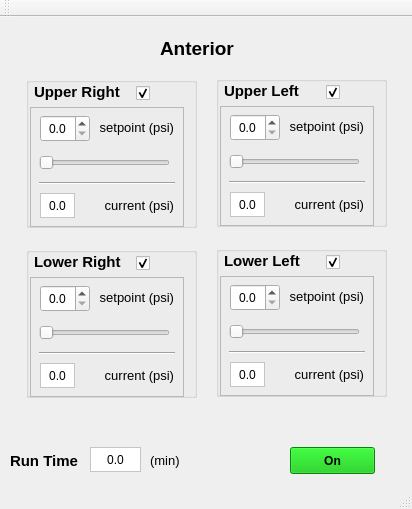
<?xml version="1.0" encoding="UTF-8"?>
<ui version="4.0">
 <class>MainWindow</class>
 <widget class="QMainWindow" name="MainWindow">
  <property name="geometry">
   <rect>
    <x>0</x>
    <y>0</y>
    <width>412</width>
    <height>509</height>
   </rect>
  </property>
  <property name="windowTitle">
   <string>MainWindow</string>
  </property>
  <widget class="QWidget" name="centralWidget">
   <widget class="QLabel" name="label">
    <property name="geometry">
     <rect>
      <x>160</x>
      <y>20</y>
      <width>78</width>
      <height>22</height>
     </rect>
    </property>
    <property name="font">
     <font>
      <pointsize>14</pointsize>
      <weight>75</weight>
      <bold>true</bold>
     </font>
    </property>
    <property name="text">
     <string>Anterior</string>
    </property>
   </widget>
   <widget class="QPushButton" name="pushButton_on">
    <property name="geometry">
     <rect>
      <x>290</x>
      <y>430</y>
      <width>85</width>
      <height>27</height>
     </rect>
    </property>
    <property name="font">
     <font>
      <weight>75</weight>
      <bold>true</bold>
     </font>
    </property>
    <property name="styleSheet">
     <string notr="true">
background-color: rgb(0, 190, 0);</string>
    </property>
    <property name="text">
     <string>On</string>
    </property>
   </widget>
   <widget class="QLabel" name="label_9">
    <property name="geometry">
     <rect>
      <x>10</x>
      <y>435</y>
      <width>81</width>
      <height>17</height>
     </rect>
    </property>
    <property name="font">
     <font>
      <pointsize>11</pointsize>
      <weight>75</weight>
      <bold>true</bold>
     </font>
    </property>
    <property name="text">
     <string>Run Time</string>
    </property>
   </widget>
   <widget class="QGroupBox" name="groupBox_alr_2">
    <property name="geometry">
     <rect>
      <x>26</x>
      <y>230</y>
      <width>171</width>
      <height>151</height>
     </rect>
    </property>
    <property name="sizePolicy">
     <sizepolicy hsizetype="Fixed" vsizetype="Fixed">
      <horstretch>0</horstretch>
      <verstretch>0</verstretch>
     </sizepolicy>
    </property>
    <property name="title">
     <string/>
    </property>
    <widget class="QFrame" name="frame_alr">
     <property name="geometry">
      <rect>
       <x>4</x>
       <y>30</y>
       <width>154</width>
       <height>120</height>
      </rect>
     </property>
     <property name="sizePolicy">
      <sizepolicy hsizetype="Fixed" vsizetype="Fixed">
       <horstretch>0</horstretch>
       <verstretch>0</verstretch>
      </sizepolicy>
     </property>
     <property name="frameShape">
      <enum>QFrame::StyledPanel</enum>
     </property>
     <property name="frameShadow">
      <enum>QFrame::Raised</enum>
     </property>
     <property name="lineWidth">
      <number>1</number>
     </property>
     <widget class="QSlider" name="horizontalSlider_alr">
      <property name="geometry">
       <rect>
        <x>9</x>
        <y>41</y>
        <width>131</width>
        <height>29</height>
       </rect>
      </property>
      <property name="sizePolicy">
       <sizepolicy hsizetype="Preferred" vsizetype="Preferred">
        <horstretch>0</horstretch>
        <verstretch>0</verstretch>
       </sizepolicy>
      </property>
      <property name="maximum">
       <number>100</number>
      </property>
      <property name="singleStep">
       <number>0</number>
      </property>
      <property name="orientation">
       <enum>Qt::Horizontal</enum>
      </property>
      <property name="tickPosition">
       <enum>QSlider::NoTicks</enum>
      </property>
     </widget>
     <widget class="Line" name="line_4">
      <property name="geometry">
       <rect>
        <x>9</x>
        <y>68</y>
        <width>136</width>
        <height>16</height>
       </rect>
      </property>
      <property name="sizePolicy">
       <sizepolicy hsizetype="Preferred" vsizetype="Preferred">
        <horstretch>0</horstretch>
        <verstretch>0</verstretch>
       </sizepolicy>
      </property>
      <property name="orientation">
       <enum>Qt::Horizontal</enum>
      </property>
     </widget>
     <widget class="QLabel" name="label_16">
      <property name="geometry">
       <rect>
        <x>66</x>
        <y>12</y>
        <width>78</width>
        <height>16</height>
       </rect>
      </property>
      <property name="sizePolicy">
       <sizepolicy hsizetype="Preferred" vsizetype="Preferred">
        <horstretch>0</horstretch>
        <verstretch>0</verstretch>
       </sizepolicy>
      </property>
      <property name="font">
       <font>
        <pointsize>10</pointsize>
       </font>
      </property>
      <property name="text">
       <string>setpoint (psi)</string>
      </property>
      <property name="alignment">
       <set>Qt::AlignRight|Qt::AlignTrailing|Qt::AlignVCenter</set>
      </property>
     </widget>
     <widget class="QDoubleSpinBox" name="doubleSpinBox_alr">
      <property name="geometry">
       <rect>
        <x>10</x>
        <y>8</y>
        <width>50</width>
        <height>27</height>
       </rect>
      </property>
      <property name="sizePolicy">
       <sizepolicy hsizetype="Preferred" vsizetype="Preferred">
        <horstretch>0</horstretch>
        <verstretch>0</verstretch>
       </sizepolicy>
      </property>
      <property name="maximumSize">
       <size>
        <width>50</width>
        <height>16777215</height>
       </size>
      </property>
      <property name="alignment">
       <set>Qt::AlignCenter</set>
      </property>
      <property name="decimals">
       <number>1</number>
      </property>
      <property name="maximum">
       <double>5.000000000000000</double>
      </property>
      <property name="singleStep">
       <double>0.100000000000000</double>
      </property>
     </widget>
     <widget class="QLabel" name="label_17">
      <property name="geometry">
       <rect>
        <x>72</x>
        <y>90</y>
        <width>72</width>
        <height>16</height>
       </rect>
      </property>
      <property name="sizePolicy">
       <sizepolicy hsizetype="Preferred" vsizetype="Preferred">
        <horstretch>0</horstretch>
        <verstretch>0</verstretch>
       </sizepolicy>
      </property>
      <property name="font">
       <font>
        <pointsize>10</pointsize>
       </font>
      </property>
      <property name="text">
       <string>current (psi)</string>
      </property>
      <property name="alignment">
       <set>Qt::AlignRight|Qt::AlignTrailing|Qt::AlignVCenter</set>
      </property>
     </widget>
     <widget class="QLabel" name="label_alr">
      <property name="enabled">
       <bool>true</bool>
      </property>
      <property name="geometry">
       <rect>
        <x>10</x>
        <y>86</y>
        <width>35</width>
        <height>25</height>
       </rect>
      </property>
      <property name="sizePolicy">
       <sizepolicy hsizetype="Preferred" vsizetype="Preferred">
        <horstretch>0</horstretch>
        <verstretch>0</verstretch>
       </sizepolicy>
      </property>
      <property name="minimumSize">
       <size>
        <width>0</width>
        <height>25</height>
       </size>
      </property>
      <property name="autoFillBackground">
       <bool>false</bool>
      </property>
      <property name="styleSheet">
       <string notr="true">background-color: rgb(255, 255, 255);
border-color: rgb(196, 193, 189);</string>
      </property>
      <property name="frameShape">
       <enum>QFrame::StyledPanel</enum>
      </property>
      <property name="text">
       <string>0.0</string>
      </property>
      <property name="alignment">
       <set>Qt::AlignCenter</set>
      </property>
     </widget>
    </widget>
    <widget class="QLabel" name="label_18">
     <property name="geometry">
      <rect>
       <x>8</x>
       <y>6</y>
       <width>101</width>
       <height>17</height>
      </rect>
     </property>
     <property name="sizePolicy">
      <sizepolicy hsizetype="Preferred" vsizetype="Preferred">
       <horstretch>0</horstretch>
       <verstretch>0</verstretch>
      </sizepolicy>
     </property>
     <property name="font">
      <font>
       <pointsize>11</pointsize>
       <weight>75</weight>
       <bold>true</bold>
      </font>
     </property>
     <property name="text">
      <string>Lower Right</string>
     </property>
    </widget>
    <widget class="QCheckBox" name="checkBox_alr">
     <property name="geometry">
      <rect>
       <x>110</x>
       <y>6</y>
       <width>20</width>
       <height>21</height>
      </rect>
     </property>
     <property name="sizePolicy">
      <sizepolicy hsizetype="Preferred" vsizetype="Preferred">
       <horstretch>0</horstretch>
       <verstretch>0</verstretch>
      </sizepolicy>
     </property>
     <property name="text">
      <string/>
     </property>
     <property name="checked">
      <bool>true</bool>
     </property>
    </widget>
   </widget>
   <widget class="QGroupBox" name="groupBox_alr_3">
    <property name="geometry">
     <rect>
      <x>26</x>
      <y>60</y>
      <width>171</width>
      <height>151</height>
     </rect>
    </property>
    <property name="sizePolicy">
     <sizepolicy hsizetype="Fixed" vsizetype="Fixed">
      <horstretch>0</horstretch>
      <verstretch>0</verstretch>
     </sizepolicy>
    </property>
    <property name="title">
     <string/>
    </property>
    <widget class="QFrame" name="frame_aur">
     <property name="enabled">
      <bool>true</bool>
     </property>
     <property name="geometry">
      <rect>
       <x>4</x>
       <y>30</y>
       <width>154</width>
       <height>120</height>
      </rect>
     </property>
     <property name="sizePolicy">
      <sizepolicy hsizetype="Fixed" vsizetype="Fixed">
       <horstretch>0</horstretch>
       <verstretch>0</verstretch>
      </sizepolicy>
     </property>
     <property name="frameShape">
      <enum>QFrame::StyledPanel</enum>
     </property>
     <property name="frameShadow">
      <enum>QFrame::Raised</enum>
     </property>
     <property name="lineWidth">
      <number>1</number>
     </property>
     <widget class="QSlider" name="horizontalSlider_aur">
      <property name="geometry">
       <rect>
        <x>9</x>
        <y>41</y>
        <width>131</width>
        <height>29</height>
       </rect>
      </property>
      <property name="sizePolicy">
       <sizepolicy hsizetype="Preferred" vsizetype="Preferred">
        <horstretch>0</horstretch>
        <verstretch>0</verstretch>
       </sizepolicy>
      </property>
      <property name="maximum">
       <number>100</number>
      </property>
      <property name="singleStep">
       <number>0</number>
      </property>
      <property name="orientation">
       <enum>Qt::Horizontal</enum>
      </property>
      <property name="tickPosition">
       <enum>QSlider::NoTicks</enum>
      </property>
     </widget>
     <widget class="Line" name="line_5">
      <property name="geometry">
       <rect>
        <x>9</x>
        <y>68</y>
        <width>136</width>
        <height>16</height>
       </rect>
      </property>
      <property name="sizePolicy">
       <sizepolicy hsizetype="Preferred" vsizetype="Preferred">
        <horstretch>0</horstretch>
        <verstretch>0</verstretch>
       </sizepolicy>
      </property>
      <property name="orientation">
       <enum>Qt::Horizontal</enum>
      </property>
     </widget>
     <widget class="QLabel" name="label_19">
      <property name="geometry">
       <rect>
        <x>66</x>
        <y>12</y>
        <width>78</width>
        <height>16</height>
       </rect>
      </property>
      <property name="sizePolicy">
       <sizepolicy hsizetype="Preferred" vsizetype="Preferred">
        <horstretch>0</horstretch>
        <verstretch>0</verstretch>
       </sizepolicy>
      </property>
      <property name="font">
       <font>
        <pointsize>10</pointsize>
       </font>
      </property>
      <property name="text">
       <string>setpoint (psi)</string>
      </property>
      <property name="alignment">
       <set>Qt::AlignRight|Qt::AlignTrailing|Qt::AlignVCenter</set>
      </property>
     </widget>
     <widget class="QDoubleSpinBox" name="doubleSpinBox_aur">
      <property name="geometry">
       <rect>
        <x>10</x>
        <y>8</y>
        <width>50</width>
        <height>27</height>
       </rect>
      </property>
      <property name="sizePolicy">
       <sizepolicy hsizetype="Preferred" vsizetype="Preferred">
        <horstretch>0</horstretch>
        <verstretch>0</verstretch>
       </sizepolicy>
      </property>
      <property name="maximumSize">
       <size>
        <width>50</width>
        <height>16777215</height>
       </size>
      </property>
      <property name="alignment">
       <set>Qt::AlignCenter</set>
      </property>
      <property name="decimals">
       <number>1</number>
      </property>
      <property name="maximum">
       <double>5.000000000000000</double>
      </property>
      <property name="singleStep">
       <double>0.100000000000000</double>
      </property>
     </widget>
     <widget class="QLabel" name="label_20">
      <property name="geometry">
       <rect>
        <x>72</x>
        <y>90</y>
        <width>72</width>
        <height>16</height>
       </rect>
      </property>
      <property name="sizePolicy">
       <sizepolicy hsizetype="Preferred" vsizetype="Preferred">
        <horstretch>0</horstretch>
        <verstretch>0</verstretch>
       </sizepolicy>
      </property>
      <property name="font">
       <font>
        <pointsize>10</pointsize>
       </font>
      </property>
      <property name="text">
       <string>current (psi)</string>
      </property>
      <property name="alignment">
       <set>Qt::AlignRight|Qt::AlignTrailing|Qt::AlignVCenter</set>
      </property>
     </widget>
     <widget class="QLabel" name="label_aur">
      <property name="enabled">
       <bool>true</bool>
      </property>
      <property name="geometry">
       <rect>
        <x>10</x>
        <y>86</y>
        <width>35</width>
        <height>25</height>
       </rect>
      </property>
      <property name="sizePolicy">
       <sizepolicy hsizetype="Preferred" vsizetype="Preferred">
        <horstretch>0</horstretch>
        <verstretch>0</verstretch>
       </sizepolicy>
      </property>
      <property name="minimumSize">
       <size>
        <width>0</width>
        <height>25</height>
       </size>
      </property>
      <property name="autoFillBackground">
       <bool>false</bool>
      </property>
      <property name="styleSheet">
       <string notr="true">background-color: rgb(255, 255, 255);
border-color: rgb(196, 193, 189);</string>
      </property>
      <property name="frameShape">
       <enum>QFrame::StyledPanel</enum>
      </property>
      <property name="text">
       <string>0.0</string>
      </property>
      <property name="alignment">
       <set>Qt::AlignCenter</set>
      </property>
     </widget>
    </widget>
    <widget class="QLabel" name="label_">
     <property name="geometry">
      <rect>
       <x>8</x>
       <y>6</y>
       <width>101</width>
       <height>17</height>
      </rect>
     </property>
     <property name="sizePolicy">
      <sizepolicy hsizetype="Preferred" vsizetype="Preferred">
       <horstretch>0</horstretch>
       <verstretch>0</verstretch>
      </sizepolicy>
     </property>
     <property name="font">
      <font>
       <pointsize>11</pointsize>
       <weight>75</weight>
       <bold>true</bold>
      </font>
     </property>
     <property name="text">
      <string>Upper Right</string>
     </property>
    </widget>
    <widget class="QCheckBox" name="checkBox_aur">
     <property name="geometry">
      <rect>
       <x>110</x>
       <y>6</y>
       <width>20</width>
       <height>21</height>
      </rect>
     </property>
     <property name="sizePolicy">
      <sizepolicy hsizetype="Preferred" vsizetype="Preferred">
       <horstretch>0</horstretch>
       <verstretch>0</verstretch>
      </sizepolicy>
     </property>
     <property name="text">
      <string/>
     </property>
     <property name="checked">
      <bool>true</bool>
     </property>
    </widget>
   </widget>
   <widget class="QGroupBox" name="groupBox_alr_4">
    <property name="geometry">
     <rect>
      <x>216</x>
      <y>229</y>
      <width>171</width>
      <height>151</height>
     </rect>
    </property>
    <property name="sizePolicy">
     <sizepolicy hsizetype="Fixed" vsizetype="Fixed">
      <horstretch>0</horstretch>
      <verstretch>0</verstretch>
     </sizepolicy>
    </property>
    <property name="title">
     <string/>
    </property>
    <widget class="QFrame" name="frame_all">
     <property name="geometry">
      <rect>
       <x>4</x>
       <y>30</y>
       <width>154</width>
       <height>120</height>
      </rect>
     </property>
     <property name="sizePolicy">
      <sizepolicy hsizetype="Fixed" vsizetype="Fixed">
       <horstretch>0</horstretch>
       <verstretch>0</verstretch>
      </sizepolicy>
     </property>
     <property name="frameShape">
      <enum>QFrame::StyledPanel</enum>
     </property>
     <property name="frameShadow">
      <enum>QFrame::Raised</enum>
     </property>
     <property name="lineWidth">
      <number>1</number>
     </property>
     <widget class="QSlider" name="horizontalSlider_all">
      <property name="geometry">
       <rect>
        <x>9</x>
        <y>41</y>
        <width>131</width>
        <height>29</height>
       </rect>
      </property>
      <property name="sizePolicy">
       <sizepolicy hsizetype="Preferred" vsizetype="Preferred">
        <horstretch>0</horstretch>
        <verstretch>0</verstretch>
       </sizepolicy>
      </property>
      <property name="maximum">
       <number>100</number>
      </property>
      <property name="singleStep">
       <number>0</number>
      </property>
      <property name="orientation">
       <enum>Qt::Horizontal</enum>
      </property>
      <property name="tickPosition">
       <enum>QSlider::NoTicks</enum>
      </property>
     </widget>
     <widget class="Line" name="line_6">
      <property name="geometry">
       <rect>
        <x>9</x>
        <y>68</y>
        <width>136</width>
        <height>16</height>
       </rect>
      </property>
      <property name="sizePolicy">
       <sizepolicy hsizetype="Preferred" vsizetype="Preferred">
        <horstretch>0</horstretch>
        <verstretch>0</verstretch>
       </sizepolicy>
      </property>
      <property name="orientation">
       <enum>Qt::Horizontal</enum>
      </property>
     </widget>
     <widget class="QLabel" name="label_22">
      <property name="geometry">
       <rect>
        <x>66</x>
        <y>12</y>
        <width>78</width>
        <height>16</height>
       </rect>
      </property>
      <property name="sizePolicy">
       <sizepolicy hsizetype="Preferred" vsizetype="Preferred">
        <horstretch>0</horstretch>
        <verstretch>0</verstretch>
       </sizepolicy>
      </property>
      <property name="font">
       <font>
        <pointsize>10</pointsize>
       </font>
      </property>
      <property name="text">
       <string>setpoint (psi)</string>
      </property>
      <property name="alignment">
       <set>Qt::AlignRight|Qt::AlignTrailing|Qt::AlignVCenter</set>
      </property>
     </widget>
     <widget class="QDoubleSpinBox" name="doubleSpinBox_all">
      <property name="geometry">
       <rect>
        <x>10</x>
        <y>8</y>
        <width>50</width>
        <height>27</height>
       </rect>
      </property>
      <property name="sizePolicy">
       <sizepolicy hsizetype="Preferred" vsizetype="Preferred">
        <horstretch>0</horstretch>
        <verstretch>0</verstretch>
       </sizepolicy>
      </property>
      <property name="maximumSize">
       <size>
        <width>50</width>
        <height>16777215</height>
       </size>
      </property>
      <property name="alignment">
       <set>Qt::AlignCenter</set>
      </property>
      <property name="decimals">
       <number>1</number>
      </property>
      <property name="maximum">
       <double>5.000000000000000</double>
      </property>
      <property name="singleStep">
       <double>0.100000000000000</double>
      </property>
     </widget>
     <widget class="QLabel" name="label_23">
      <property name="geometry">
       <rect>
        <x>72</x>
        <y>90</y>
        <width>72</width>
        <height>16</height>
       </rect>
      </property>
      <property name="sizePolicy">
       <sizepolicy hsizetype="Preferred" vsizetype="Preferred">
        <horstretch>0</horstretch>
        <verstretch>0</verstretch>
       </sizepolicy>
      </property>
      <property name="font">
       <font>
        <pointsize>10</pointsize>
       </font>
      </property>
      <property name="text">
       <string>current (psi)</string>
      </property>
      <property name="alignment">
       <set>Qt::AlignRight|Qt::AlignTrailing|Qt::AlignVCenter</set>
      </property>
     </widget>
     <widget class="QLabel" name="label_all">
      <property name="enabled">
       <bool>true</bool>
      </property>
      <property name="geometry">
       <rect>
        <x>10</x>
        <y>86</y>
        <width>35</width>
        <height>25</height>
       </rect>
      </property>
      <property name="sizePolicy">
       <sizepolicy hsizetype="Preferred" vsizetype="Preferred">
        <horstretch>0</horstretch>
        <verstretch>0</verstretch>
       </sizepolicy>
      </property>
      <property name="minimumSize">
       <size>
        <width>0</width>
        <height>25</height>
       </size>
      </property>
      <property name="autoFillBackground">
       <bool>false</bool>
      </property>
      <property name="styleSheet">
       <string notr="true">background-color: rgb(255, 255, 255);
border-color: rgb(196, 193, 189);</string>
      </property>
      <property name="frameShape">
       <enum>QFrame::StyledPanel</enum>
      </property>
      <property name="text">
       <string>0.0</string>
      </property>
      <property name="alignment">
       <set>Qt::AlignCenter</set>
      </property>
     </widget>
    </widget>
    <widget class="QLabel" name="label_24">
     <property name="geometry">
      <rect>
       <x>8</x>
       <y>6</y>
       <width>87</width>
       <height>17</height>
      </rect>
     </property>
     <property name="sizePolicy">
      <sizepolicy hsizetype="Preferred" vsizetype="Preferred">
       <horstretch>0</horstretch>
       <verstretch>0</verstretch>
      </sizepolicy>
     </property>
     <property name="font">
      <font>
       <pointsize>11</pointsize>
       <weight>75</weight>
       <bold>true</bold>
      </font>
     </property>
     <property name="text">
      <string>Lower Left</string>
     </property>
    </widget>
    <widget class="QCheckBox" name="checkBox_all">
     <property name="geometry">
      <rect>
       <x>110</x>
       <y>6</y>
       <width>20</width>
       <height>21</height>
      </rect>
     </property>
     <property name="sizePolicy">
      <sizepolicy hsizetype="Preferred" vsizetype="Preferred">
       <horstretch>0</horstretch>
       <verstretch>0</verstretch>
      </sizepolicy>
     </property>
     <property name="text">
      <string/>
     </property>
     <property name="checked">
      <bool>true</bool>
     </property>
    </widget>
   </widget>
   <widget class="QGroupBox" name="groupBox_alr_5">
    <property name="geometry">
     <rect>
      <x>216</x>
      <y>59</y>
      <width>171</width>
      <height>151</height>
     </rect>
    </property>
    <property name="sizePolicy">
     <sizepolicy hsizetype="Fixed" vsizetype="Fixed">
      <horstretch>0</horstretch>
      <verstretch>0</verstretch>
     </sizepolicy>
    </property>
    <property name="title">
     <string/>
    </property>
    <widget class="QFrame" name="frame_aul">
     <property name="geometry">
      <rect>
       <x>4</x>
       <y>30</y>
       <width>154</width>
       <height>120</height>
      </rect>
     </property>
     <property name="sizePolicy">
      <sizepolicy hsizetype="Fixed" vsizetype="Fixed">
       <horstretch>0</horstretch>
       <verstretch>0</verstretch>
      </sizepolicy>
     </property>
     <property name="frameShape">
      <enum>QFrame::StyledPanel</enum>
     </property>
     <property name="frameShadow">
      <enum>QFrame::Raised</enum>
     </property>
     <property name="lineWidth">
      <number>1</number>
     </property>
     <widget class="QSlider" name="horizontalSlider_aul">
      <property name="geometry">
       <rect>
        <x>9</x>
        <y>41</y>
        <width>131</width>
        <height>29</height>
       </rect>
      </property>
      <property name="sizePolicy">
       <sizepolicy hsizetype="Preferred" vsizetype="Preferred">
        <horstretch>0</horstretch>
        <verstretch>0</verstretch>
       </sizepolicy>
      </property>
      <property name="maximum">
       <number>100</number>
      </property>
      <property name="singleStep">
       <number>0</number>
      </property>
      <property name="orientation">
       <enum>Qt::Horizontal</enum>
      </property>
      <property name="tickPosition">
       <enum>QSlider::NoTicks</enum>
      </property>
     </widget>
     <widget class="Line" name="line_7">
      <property name="geometry">
       <rect>
        <x>9</x>
        <y>68</y>
        <width>136</width>
        <height>16</height>
       </rect>
      </property>
      <property name="sizePolicy">
       <sizepolicy hsizetype="Preferred" vsizetype="Preferred">
        <horstretch>0</horstretch>
        <verstretch>0</verstretch>
       </sizepolicy>
      </property>
      <property name="orientation">
       <enum>Qt::Horizontal</enum>
      </property>
     </widget>
     <widget class="QLabel" name="label_25">
      <property name="geometry">
       <rect>
        <x>66</x>
        <y>12</y>
        <width>78</width>
        <height>16</height>
       </rect>
      </property>
      <property name="sizePolicy">
       <sizepolicy hsizetype="Preferred" vsizetype="Preferred">
        <horstretch>0</horstretch>
        <verstretch>0</verstretch>
       </sizepolicy>
      </property>
      <property name="font">
       <font>
        <pointsize>10</pointsize>
       </font>
      </property>
      <property name="text">
       <string>setpoint (psi)</string>
      </property>
      <property name="alignment">
       <set>Qt::AlignRight|Qt::AlignTrailing|Qt::AlignVCenter</set>
      </property>
     </widget>
     <widget class="QDoubleSpinBox" name="doubleSpinBox_aul">
      <property name="geometry">
       <rect>
        <x>10</x>
        <y>8</y>
        <width>50</width>
        <height>27</height>
       </rect>
      </property>
      <property name="sizePolicy">
       <sizepolicy hsizetype="Preferred" vsizetype="Preferred">
        <horstretch>0</horstretch>
        <verstretch>0</verstretch>
       </sizepolicy>
      </property>
      <property name="maximumSize">
       <size>
        <width>50</width>
        <height>16777215</height>
       </size>
      </property>
      <property name="alignment">
       <set>Qt::AlignCenter</set>
      </property>
      <property name="decimals">
       <number>1</number>
      </property>
      <property name="maximum">
       <double>5.000000000000000</double>
      </property>
      <property name="singleStep">
       <double>0.100000000000000</double>
      </property>
     </widget>
     <widget class="QLabel" name="label_26">
      <property name="geometry">
       <rect>
        <x>72</x>
        <y>90</y>
        <width>72</width>
        <height>16</height>
       </rect>
      </property>
      <property name="sizePolicy">
       <sizepolicy hsizetype="Preferred" vsizetype="Preferred">
        <horstretch>0</horstretch>
        <verstretch>0</verstretch>
       </sizepolicy>
      </property>
      <property name="font">
       <font>
        <pointsize>10</pointsize>
       </font>
      </property>
      <property name="text">
       <string>current (psi)</string>
      </property>
      <property name="alignment">
       <set>Qt::AlignRight|Qt::AlignTrailing|Qt::AlignVCenter</set>
      </property>
     </widget>
     <widget class="QLabel" name="label_aul">
      <property name="enabled">
       <bool>true</bool>
      </property>
      <property name="geometry">
       <rect>
        <x>10</x>
        <y>86</y>
        <width>35</width>
        <height>25</height>
       </rect>
      </property>
      <property name="sizePolicy">
       <sizepolicy hsizetype="Preferred" vsizetype="Preferred">
        <horstretch>0</horstretch>
        <verstretch>0</verstretch>
       </sizepolicy>
      </property>
      <property name="minimumSize">
       <size>
        <width>0</width>
        <height>25</height>
       </size>
      </property>
      <property name="autoFillBackground">
       <bool>false</bool>
      </property>
      <property name="styleSheet">
       <string notr="true">background-color: rgb(255, 255, 255);
border-color: rgb(196, 193, 189);</string>
      </property>
      <property name="frameShape">
       <enum>QFrame::StyledPanel</enum>
      </property>
      <property name="text">
       <string>0.0</string>
      </property>
      <property name="alignment">
       <set>Qt::AlignCenter</set>
      </property>
     </widget>
    </widget>
    <widget class="QLabel" name="label_27">
     <property name="geometry">
      <rect>
       <x>8</x>
       <y>6</y>
       <width>87</width>
       <height>17</height>
      </rect>
     </property>
     <property name="sizePolicy">
      <sizepolicy hsizetype="Preferred" vsizetype="Preferred">
       <horstretch>0</horstretch>
       <verstretch>0</verstretch>
      </sizepolicy>
     </property>
     <property name="font">
      <font>
       <pointsize>11</pointsize>
       <weight>75</weight>
       <bold>true</bold>
      </font>
     </property>
     <property name="text">
      <string>Upper Left</string>
     </property>
    </widget>
    <widget class="QCheckBox" name="checkBox_aul">
     <property name="geometry">
      <rect>
       <x>110</x>
       <y>6</y>
       <width>20</width>
       <height>21</height>
      </rect>
     </property>
     <property name="sizePolicy">
      <sizepolicy hsizetype="Preferred" vsizetype="Preferred">
       <horstretch>0</horstretch>
       <verstretch>0</verstretch>
      </sizepolicy>
     </property>
     <property name="text">
      <string/>
     </property>
     <property name="checked">
      <bool>true</bool>
     </property>
    </widget>
   </widget>
   <widget class="QLabel" name="label_t_run">
    <property name="enabled">
     <bool>true</bool>
    </property>
    <property name="geometry">
     <rect>
      <x>90</x>
      <y>430</y>
      <width>51</width>
      <height>25</height>
     </rect>
    </property>
    <property name="sizePolicy">
     <sizepolicy hsizetype="Preferred" vsizetype="Preferred">
      <horstretch>0</horstretch>
      <verstretch>0</verstretch>
     </sizepolicy>
    </property>
    <property name="minimumSize">
     <size>
      <width>0</width>
      <height>25</height>
     </size>
    </property>
    <property name="autoFillBackground">
     <bool>false</bool>
    </property>
    <property name="styleSheet">
     <string notr="true">background-color: rgb(255, 255, 255);
border-color: rgb(196, 193, 189);</string>
    </property>
    <property name="frameShape">
     <enum>QFrame::StyledPanel</enum>
    </property>
    <property name="text">
     <string>0.0</string>
    </property>
    <property name="alignment">
     <set>Qt::AlignCenter</set>
    </property>
   </widget>
   <widget class="QLabel" name="label_21">
    <property name="geometry">
     <rect>
      <x>150</x>
      <y>433</y>
      <width>41</width>
      <height>20</height>
     </rect>
    </property>
    <property name="sizePolicy">
     <sizepolicy hsizetype="Preferred" vsizetype="Preferred">
      <horstretch>0</horstretch>
      <verstretch>0</verstretch>
     </sizepolicy>
    </property>
    <property name="font">
     <font>
      <pointsize>10</pointsize>
     </font>
    </property>
    <property name="text">
     <string>(min)</string>
    </property>
    <property name="alignment">
     <set>Qt::AlignLeading|Qt::AlignLeft|Qt::AlignVCenter</set>
    </property>
   </widget>
  </widget>
  <widget class="QMenuBar" name="menuBar">
   <property name="geometry">
    <rect>
     <x>0</x>
     <y>0</y>
     <width>412</width>
     <height>21</height>
    </rect>
   </property>
  </widget>
  <widget class="QToolBar" name="mainToolBar">
   <attribute name="toolBarArea">
    <enum>TopToolBarArea</enum>
   </attribute>
   <attribute name="toolBarBreak">
    <bool>false</bool>
   </attribute>
  </widget>
  <widget class="QStatusBar" name="statusBar"/>
 </widget>
 <layoutdefault spacing="6" margin="11"/>
 <resources/>
 <connections/>
</ui>
